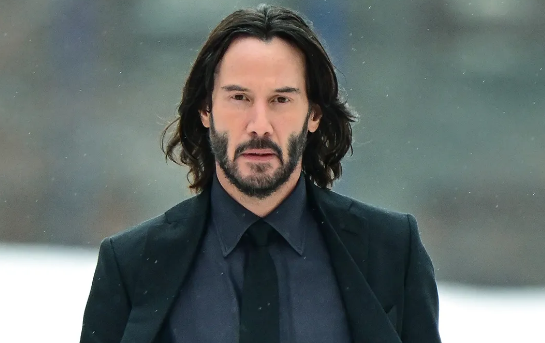
#> input picture data/keanu.png, 545 x 343 px
$ jupyter execute --allow-errors '[MediaPipe_Python_Tasks]_Face_Landmarker.ipynb'
#> lines starting #> are read from the running program, lines starting #| are printed output that depends on the picture; after the words box and inside, x2 and y2 are one past the last pixel; in counts of white or black regions, pixels touching at a corner belong together
## Visualization utilities

[cell 1]
# STEP 1: Import the necessary modules.
import mediapipe as mp
from mediapipe.tasks import python
from mediapipe.tasks.python import vision

from mediapipe import solutions
from mediapipe.framework.formats import landmark_pb2
import numpy as np
import matplotlib.pyplot as plt

[cell 2]
# [58 lines left out: functions draw_landmarks_on_image, plot_face_blendshapes_bar_graph, not called in this run]

## Download test image

Let's grab a test image that we'll use later. The image is from [Unsplash](https://unsplash.com/photos/mt2fyrdXxzk).

[cell 3]
import cv2

img = cv2.imread("../data/keanu.png")
#> img is the input picture: shape (343, 545, 3); mean B, G, R 104.8, 106.6, 97.6
plt.imshow(cv2.cvtColor(img, cv2.COLOR_BGR2RGB))

Optionally, you can upload your own image. If you want to do so, uncomment and run the cell below.

[cell 4]
# [11 lines of commented-out code are left out]

#> (a cell that did not finish here is left out)

We will also visualize the face blendshapes categories using a bar graph.

#> (a cell that did not finish here is left out)

And print the transformation matrix.

#> (a cell that did not finish here is left out)

[cell 8]
import cv2
def bgremove(frame, min_thres=50, min_satur=0, min_brigth=30):

    # Valores limite del color de la piel
#> called with min_thres = 50, min_satur = 0, min_brigth = 30
    min_piel = np.array([min_thres, min_satur, min_brigth])
    max_piel = np.array([255, 255, 255])

    # Se aplica un blurr Gausioano para eliminar ruido y se convierte a HSV
    frameHSV = cv2.GaussianBlur(frame, (7, 7), 0)
    frameHSV = cv2.cvtColor(frameHSV, cv2.COLOR_RGB2HSV)
#> frameHSV: shape (343, 545, 3); mean H, S, V 41.5, 56, 112

    # mascara que obtine el color del tono de piel del frame
    skinRegion = cv2.inRange(frameHSV, min_piel, max_piel)
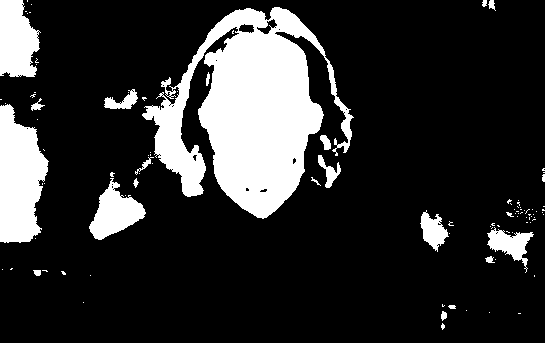
#> skinRegion: shape (343, 545); 18.4% white; 102 white regions (80 under 20 px), largest, box (x1, y1, x2, y2) and area: (142, 7, 354, 219) 22307, (0, 104, 49, 243) 4894, (0, 0, 41, 77) 2435
    frame_skin = cv2.bitwise_and(frame, frame, mask=skinRegion)
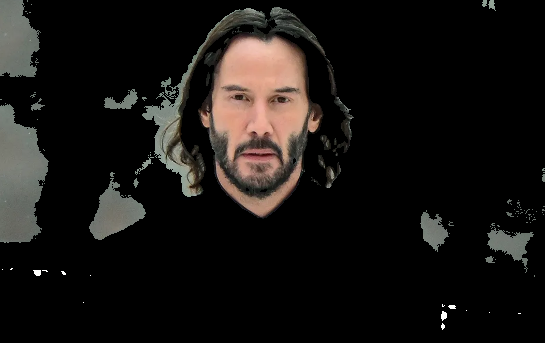
#> frame_skin: shape (343, 545, 3); mean B, G, R 18.6, 20.8, 23.4

    return frame_skin

[cell 9]
img = cv2.imread("../data/keanu.png")
plt.imshow(cv2.cvtColor(bgremove(img), cv2.COLOR_BGR2RGB))

$ run again, with data/Endika.jpg saved as data/keanu.png
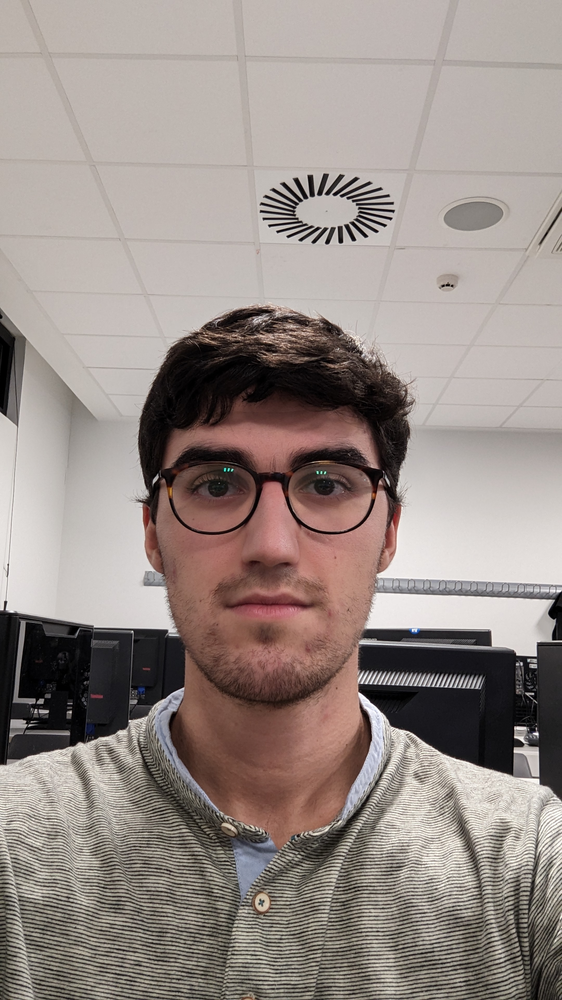
#> input picture data/Endika.jpg, 562 x 1000 px, shrunk from 2160 x 3840 before the run
#> img is the input picture: shape (1000, 562, 3); mean B, G, R 134.2, 139.2, 150.4
#> in bgremove, `skinRegion = cv2.inRange(frameHSV, min_piel, max_piel)`:
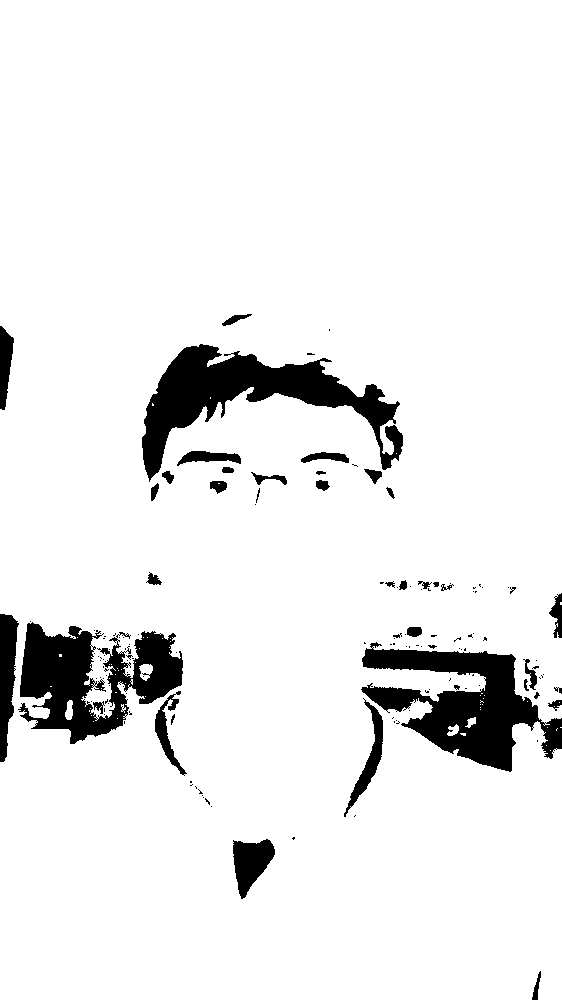
#> skinRegion: shape (1000, 562); 92.3% white; 141 black regions (100 under 20 px), largest, box (x1, y1, x2, y2) and area: (142, 344, 403, 482) 11889, (361, 642, 562, 772) 11538, (18, 622, 183, 744) 10446
#> in bgremove, `frame_skin = cv2.bitwise_and(frame, frame, mask=skinRegion)`:
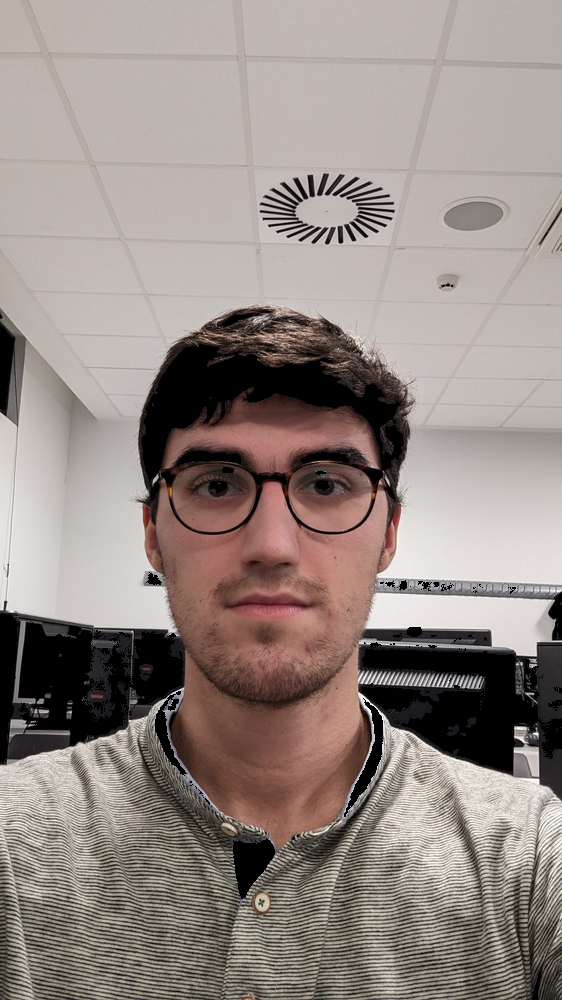
#> frame_skin: shape (1000, 562, 3); mean B, G, R 131.7, 137, 148.1
